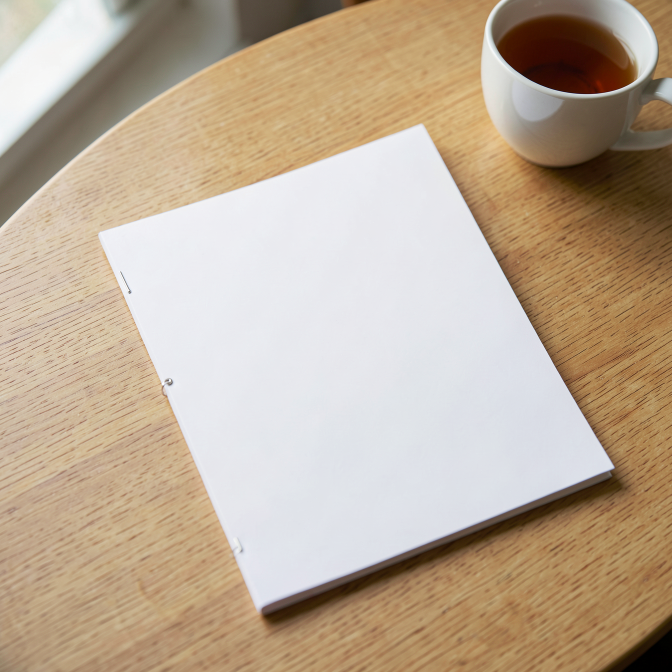
#> input picture scripts/pack-landings/plates/still-grapas-s20265503.png, 1344 x 1344 px (shown at 1/2 size); the run also reads 1 picture not shown here
$ python make_mockup_cuadernos.py
#> lines starting #> are read from the running program, lines starting #| are printed output that depends on the picture; after the words box and inside, x2 and y2 are one past the last pixel; in counts of white or black regions, pixels touching at a corner belong together
### scripts/pack-landings/make_mockup.py
"""Maqueta del cuadernillo impreso para las landings del pack: las tapas REALES compuestas sobre fotos fotorrealistas (FLUX local) de un
cuadernillo A4 en blanco, engrapado, sobre una mesa de madera. Nunca personas.

Honestidad: el producto es un PDF para imprimir en casa. La maqueta muestra lo que la persona termina teniendo (hojas A4 impresas y engrapadas),
con la tapa de verdad del PDF de TIAM-pack. No es un libro de tapa dura de librería.

Requiere numpy, Pillow, SciPy y OpenCV (en esta PC: el Python del venv de ComfyUI, `C:\\Users\\Manu\\ComfyUI\\venv\\Scripts\\python.exe`; no se instala nada).
Las tapas se dibujan antes con render_covers.py (PyMuPDF).

Uso, desde la raíz del repo:
    <python con numpy> scripts/pack-landings/make_mockup.py [--edicion familia|profesional] [--que hero,anuncios,prueba] [--out CARPETA]

Qué hace (ver mockup_lib.py para los detalles):
  1. Halla la tapa en blanco de la foto del cuadernillo (zona clara y poco saturada) y afina sus 4 esquinas a sub-píxel.
  2. Resuelve la homografía con numpy y la aplica con Image.transform(PERSPECTIVE), con supersampling.
  3. Multiplica la tapa real con la luminancia de la tapa en blanco (en luz lineal): quedan la luz, las sombras y las grapas de la foto.
  4. Recorta el cuadernillo, lo gira y lo escala, y lo apoya con sombras sobre una foto de la mesa vacía: así se arma el hero con varios
     cuadernillos (el del Pack adelante y los de las áreas atrás).
"""

from __future__ import annotations

import argparse
import dataclasses
import json
from dataclasses import dataclass
from pathlib import Path

import numpy as np
from PIL import Image, ImageDraw, ImageFilter, ImageFont

import mockup_lib as m

HERE = Path(__file__).resolve().parent
REPO = HERE.parents[1]
PLATES = HERE / "plates"
COVERS = HERE / "_cache" / "covers"

# La foto del cuadernillo en blanco y la mesa vacía (FLUX.2 klein 4B, ver make_mockup_stills.mjs y pack/img/ilustraciones.json).
STILL = {"file": "still-grapas-s20265503.png", "tl_hint": (200.0, 465.0), "hidden_left_mm": 0.0, "blur": (0.5, 1.5)}
TABLE = {"file": "table-s20265903.png"}
FONT = REPO.parent / "TIAM-pack" / "assets" / "fonts" / "PlusJakartaSans-Variable.ttf"  # SIL OFL 1.1
LABEL = "Producto digital: PDF para imprimir en casa"


@dataclass
class Booklet:
    cover: str  # nombre de la tapa: "<edicion>-pack" o "<edicion>-<area>-n<nivel>"
    cx: float  # centro de la tapa en el lienzo
    cy: float
    angle: float  # grados, positivo = antihorario
    scale: float
    soft: float = 0.0  # desenfoque extra (px): lo que queda más lejos está apenas más fuera de foco


def load(name: str) -> np.ndarray:
#> called with name = 'still-grapas-s20265503.png'
    return np.asarray(Image.open(PLATES / name).convert("RGB"))
#> returned value is the input picture: shape (1344, 1344, 3); mean R, G, B 189.1, 171.4, 150.9


class Still:
    """La foto del cuadernillo en blanco, con su cuadrilátero, su luz y su recorte, lista para ponerle cualquier tapa."""

    def __init__(self) -> None:
        self.rgb = load(STILL["file"])
        self.h, self.w = self.rgb.shape[:2]
        lum = m.luminance(self.rgb)
        self.quad = m.refine_quad(lum, m.find_cover_quad(self.rgb, STILL["tl_hint"]))
        self.s, self.keep, self.tone = m.shading_map(self.rgb, self.quad)
        self.matte = m.booklet_matte(self.rgb, self.quad)
        self._cache: dict[str, np.ndarray] = {}

    def with_cover(self, name: str) -> np.ndarray:
        if name not in self._cache:
            cover = Image.open(COVERS / f"{name}.png")
            width, height = cover.size
            hidden = round(STILL["hidden_left_mm"] / 210.0 * width)
            visible = cover.crop((hidden, 0, width, height))
            rgb, alpha = m.warp_cover(visible, self.quad, (self.w, self.h))
            rgb, alpha = m.defocus(rgb, alpha, self.quad, *STILL["blur"])
            composite = m.multiply_composite(self.rgb, rgb, alpha, self.s, self.keep, self.tone, tint=0.45)
            # El canto de las hojas (lo que no es la tapa) sale frío en la foto; se lo lleva un poco hacia el cálido de la mesa.
            side = np.clip(self.matte - m.quad_mask(self.quad, (self.w, self.h)), 0.0, 1.0)[..., None]
            warm = np.array([1.025, 1.0, 0.945], dtype=np.float32)
            composite = np.clip(composite.astype(np.float32) * (1.0 + side * (warm - 1.0)), 0, 255).astype(np.uint8)
            self._cache[name] = composite
        return self._cache[name]


def build_scene(table: np.ndarray, still: Still, booklets: list[Booklet], track: np.ndarray | None = None) -> np.ndarray:
    canvas = table.copy()
    for b in booklets:  # de atrás hacia adelante
        photo = still.with_cover(b.cover)
        rgb = m.decontaminate(photo.astype(np.float32), still.matte)
        cut_rgb, cut_alpha, centre = m.pose_cutout(rgb, still.matte, still.quad, b.angle, b.scale)
        if b.soft > 0:
            cut_rgb, cut_alpha = m.soften(cut_rgb, cut_alpha, b.soft)
        canvas = m.paste_with_shadow(canvas, cut_rgb, cut_alpha, centre, (b.cx, b.cy), track=track)
    return canvas


def prepare_table(rgb: np.ndarray, blur: float = 1.1) -> np.ndarray:
    """La mesa, apenas desenfocada: es lo que queda detrás del plano de foco (los cuadernillos), y además la madera sin tanto detalle
    pesa bastante menos en WebP."""
    from scipy import ndimage as ndi

    return np.clip(np.stack([ndi.gaussian_filter(rgb[..., c].astype(np.float32), blur) for c in range(3)], axis=-1), 0, 255).astype(np.uint8)


# [10 lines left out: function finish, not called in this run]


# Niveles que se muestran en cada edición (los tres niveles a la vista: así se lee que cada área tiene tres).
LEVELS_SHOWN = {
    "familia": {"memoria": 1, "atencion": 2, "lenguaje": 3, "calculo": 1},
    "profesional": {"memoria": 2, "atencion": 1, "lenguaje": 3, "calculo": 2},
}
AREAS = ("memoria", "atencion", "lenguaje", "calculo")


@dataclass
class Format:
    """Un formato de salida: dónde se apoyan los cuadernillos en el lienzo de 1344 x 1344 y qué parte se recorta."""

    crop: tuple[int, int, int, int]  # izquierda, arriba, derecha, abajo
    back_y: float  # altura del centro de los cuadernillos de las áreas (atrás)
    back_scale: float
    back_gap: float  # separación entre centros
    pack_y: float
    pack_scale: float
    fan: float = 8.0  # inclinación de los de las puntas (grados)
    cx: float = 672.0  # centro horizontal del conjunto (se recentra solo, ver fit)
    min_margin: int = 24  # margen libre mínimo (px del lienzo de 1344) entre los cuadernillos y cada borde


FORMATS = {
    "hero": Format(crop=(0, 168, 1344, 1176), back_y=452, back_scale=0.44, back_gap=282, pack_y=830, pack_scale=0.655, min_margin=14),
    "1x1": Format(crop=(0, 0, 1344, 1344), back_y=420, back_scale=0.45, back_gap=272, pack_y=865, pack_scale=0.70),
    "4x5": Format(crop=(134, 0, 1210, 1344), back_y=365, back_scale=0.355, back_gap=212, pack_y=832, pack_scale=0.74, fan=6.0),
}


# [13 lines left out: function layout, not called in this run]


def fit(table: np.ndarray, still: Still, edicion: str, fmt: Format) -> list[Booklet]:
    """Arma la composición y la centra en horizontal (mismo margen a izquierda y derecha del recorte de salida)."""
    for _ in range(2):
        items = layout(fmt, edicion)
        occupied = np.zeros(table.shape[:2], np.float32)
        build_scene(table, still, items, track=occupied)
        x0, _, x1, _ = fmt.crop
        xs = np.nonzero(occupied[:, x0:x1].max(axis=0) > 0.05)[0]
        left, right = int(xs.min()), int((x1 - x0) - 1 - xs.max())
        fmt = dataclasses.replace(fmt, cx=fmt.cx + (right - left) / 2.0)
    return layout(fmt, edicion)


def render(table: np.ndarray, still: Still, edicion: str, fmt_name: str) -> Image.Image:
    fmt = FORMATS[fmt_name]
    items = fit(table, still, edicion, fmt)
    occupied = np.zeros(table.shape[:2], np.float32)
    scene = finish(build_scene(table, still, items, track=occupied))
    x0, y0, x1, y1 = fmt.crop
    ys, xs = np.nonzero(occupied[y0:y1, x0:x1] > 0.05)
    free = {"izquierda": int(xs.min()), "arriba": int(ys.min()), "derecha": int(x1 - x0 - 1 - xs.max()), "abajo": int(y1 - y0 - 1 - ys.max())}
    tight = {k: v for k, v in free.items() if k != "arriba" and v < fmt.min_margin}
    if tight:
        raise SystemExit(f"{edicion} {fmt_name}: los cuadernillos quedan muy pegados al borde (margen libre {free}, mínimo {fmt.min_margin}): ajustar FORMATS")
    print(f"    {edicion} {fmt_name}: margen libre {free}")
    return Image.fromarray(scene).crop(fmt.crop)


# [21 lines left out: function add_label, not called in this run]


def save_webp(img: Image.Image, path: Path, quality: int) -> None:
    img.save(path, "WEBP", quality=quality, method=6)
    print(f"  {path.name}  {img.width}x{img.height}  {path.stat().st_size / 1024:.1f} KB")


# [99 lines left out: functions og_image, main, not called in this run]


# [2 lines that do not run on import are left out]

### scripts/pack-landings/mockup_lib.py
"""Herramientas para componer las tapas REALES del pack sobre fotos de un cuadernillo en blanco (maqueta del hero de las landings).

Todo con numpy (más PIL para el warp en perspectiva y OpenCV solo para hallar contornos y rotar recortes). Sin descargas.

Pasos (ver make_mockup.py):
  1. find_cover_quad: halla la tapa en blanco (zona clara y poco saturada, la mayor) y sus cuatro vértices.
  2. refine_quad: afina cada esquina a sub-píxel (perfil de luminancia perpendicular a cada borde, recta por mínimos cuadrados con
     descarte de atípicos, intersección de rectas).
  3. homography / perspective_coeffs: homografía resuelta con numpy (DLT, 8 ecuaciones) en el formato de Image.transform(PERSPECTIVE).
  4. warp_cover: lleva la tapa real al cuadrilátero, con supersampling para que los bordes no queden dentados.
  5. shading_map + multiply_composite: la luz de la foto (la luminancia de la tapa en blanco) se MULTIPLICA con la tapa real, en luz lineal,
     de modo que quedan la iluminación, las sombras y la grapa de la foto.
  6. matte / pose / paste_with_shadow: recorta el cuadernillo, lo gira y lo escala, y lo apoya con sombras sobre otra foto de la mesa.
"""

from __future__ import annotations

import numpy as np
from PIL import Image
from scipy import ndimage as ndi

import cv2

LUMA = np.array([0.2126, 0.7152, 0.0722], dtype=np.float32)


# --- color -------------------------------------------------------------------------------------------------------
def to_linear(rgb8: np.ndarray) -> np.ndarray:
    c = rgb8.astype(np.float32) / 255.0
    return np.where(c <= 0.04045, c / 12.92, ((c + 0.055) / 1.055) ** 2.4)


# [4 lines left out: function to_srgb8, not called in this run]


def luminance(rgb8: np.ndarray) -> np.ndarray:
    return rgb8.astype(np.float32) @ LUMA
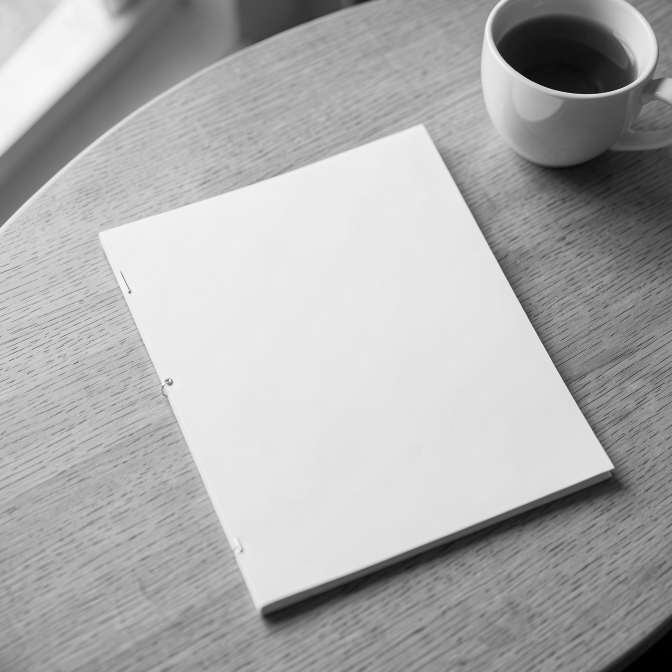
#> returned value: shape (1344, 1344) float32 (shown at 1/2 size); min 0, max 255, mean 173.7


# --- hallar y afinar la tapa -------------------------------------------------------------------------------------
def white_paper_mask(rgb8: np.ndarray, lum_min: float = 205.0, sat_max: float = 0.10) -> np.ndarray:
    """Papel blanco: claro y casi sin saturación (la madera clara es cálida: saturación > 0,2)."""
#> called with lum_min = 205, sat_max = 0.1
    f = rgb8.astype(np.float32)
    mx, mn = f.max(axis=2), f.min(axis=2)
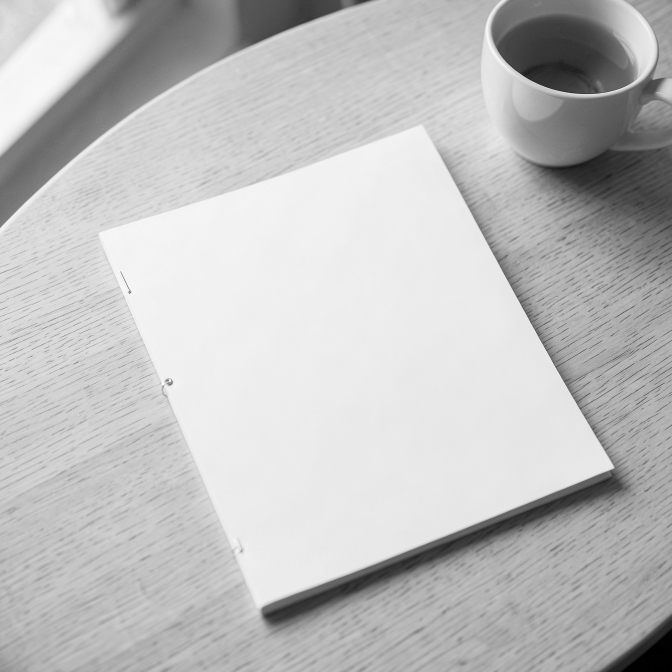
#> mx: shape (1344, 1344) float32 (shown at 1/2 size); min 0, max 255, mean 191.7
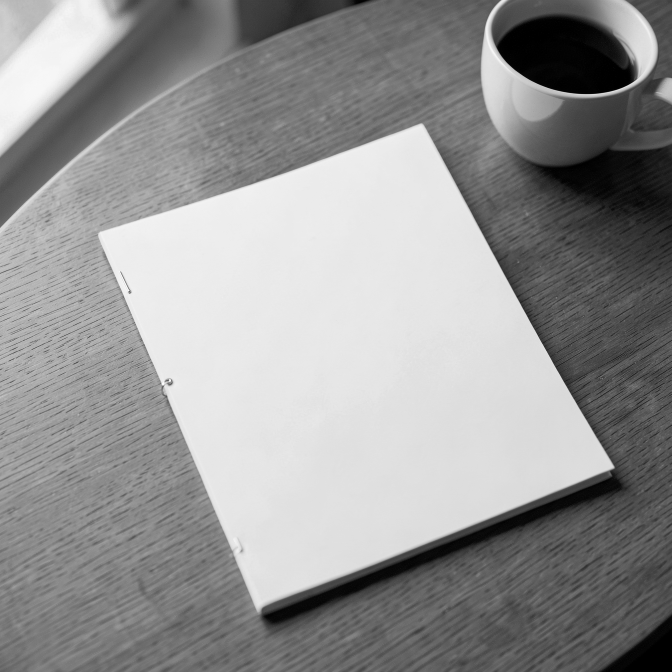
#> mn: shape (1344, 1344) float32 (shown at 1/2 size); min 0, max 255, mean 148.3
    sat = (mx - mn) / np.maximum(mx, 1.0)
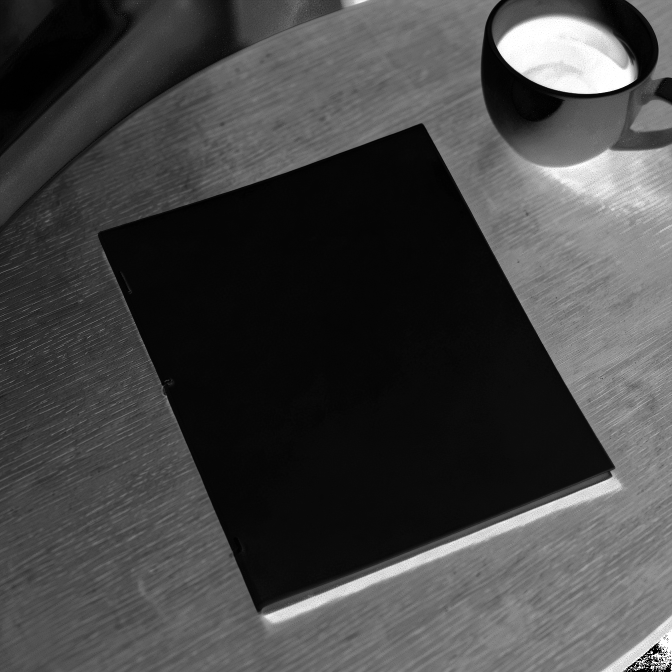
#> sat: shape (1344, 1344) float32 (shown at 1/2 size); min 0, max 1, mean 0.27
    return ((luminance(rgb8) > lum_min) & (sat < sat_max)).astype(np.uint8)
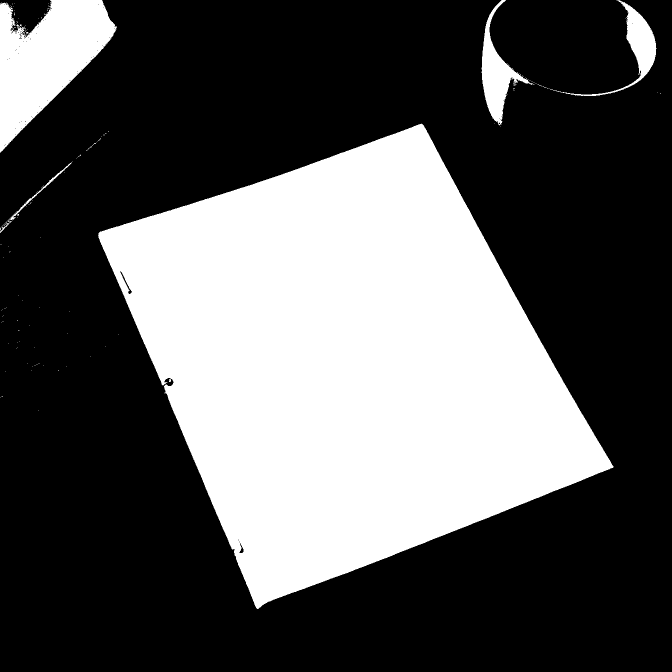
#> returned value: shape (1344, 1344) (shown at 1/2 size); values 0 (black) and 1 (white), 34.7% white; 137 white regions (131 under 20 px), largest, box (x1, y1, x2, y2) and area: (196, 247, 1227, 1218) 573162, (0, 0, 234, 306) 38459, (963, 0, 1066, 251) 7540, (1100, 0, 1313, 192) 5874, (0, 325, 144, 466) 673, (338, 758, 342, 764) 20


def order_clockwise(points: np.ndarray, tl_hint: tuple[float, float]) -> np.ndarray:
    """Ordena 4 vértices en sentido horario (en la imagen, con y hacia abajo) empezando por el más cercano a `tl_hint` (la grapa: esquina
    superior izquierda del documento)."""
    pts = np.asarray(points, dtype=np.float64).reshape(4, 2)
    c = pts.mean(axis=0)
    angles = np.arctan2(pts[:, 1] - c[1], pts[:, 0] - c[0])
    pts = pts[np.argsort(angles)]  # ángulo creciente con y hacia abajo = horario en pantalla
    first = int(np.argmin(np.linalg.norm(pts - np.asarray(tl_hint), axis=1)))
    return np.roll(pts, -first, axis=0)


def find_cover_quad(rgb8: np.ndarray, tl_hint: tuple[float, float]) -> np.ndarray:
    mask = cv2.morphologyEx(white_paper_mask(rgb8), cv2.MORPH_OPEN, np.ones((5, 5), np.uint8))
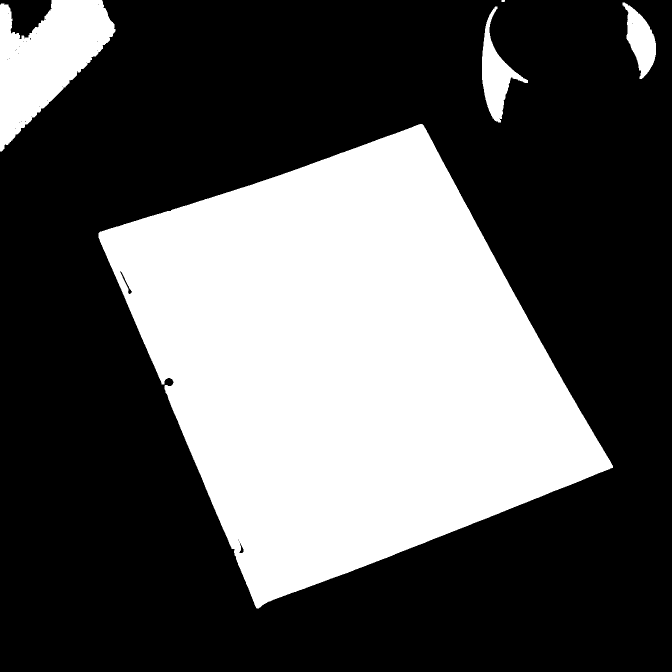
#> mask: shape (1344, 1344) (shown at 1/2 size); values 0 (black) and 1 (white), 34.5% white; 5 white regions
    n, lab, stats, _ = cv2.connectedComponentsWithStats(mask, connectivity=4)
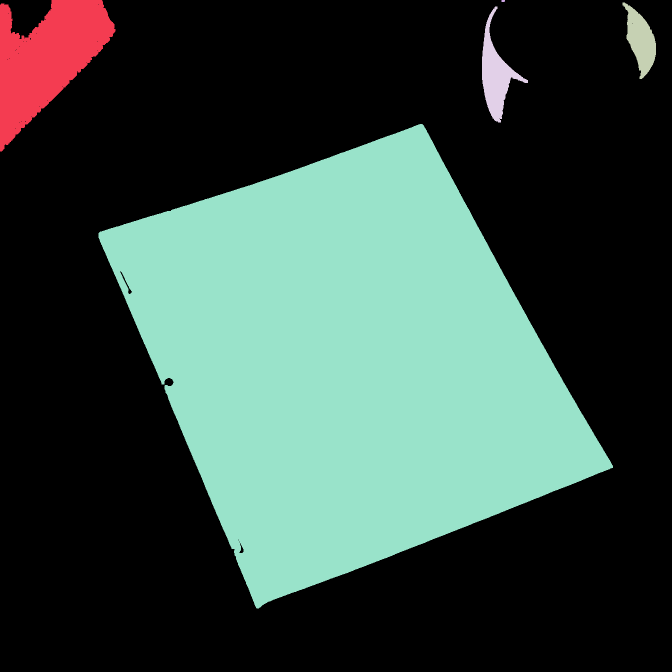
#> lab: shape (1344, 1344) int32 (shown at 1/2 size); 6 distinct labels, from 0 to 5; one colour per label, 0 black
#> n = 6; stats = [[0, 0, 1344, 1344, 1183025], [0, 0, 231, 303, 37704], [1003, 0, 7, 4, 27], [1245, 5, 67, 153, 5227], [964, 13, 92, 232, 7246], [197, 248, 1029, 969, 573107]]
    biggest = 1 + int(np.argmax(stats[1:, cv2.CC_STAT_AREA]))
#> biggest = 5
#> (the rest of the program and of its run is left out)
